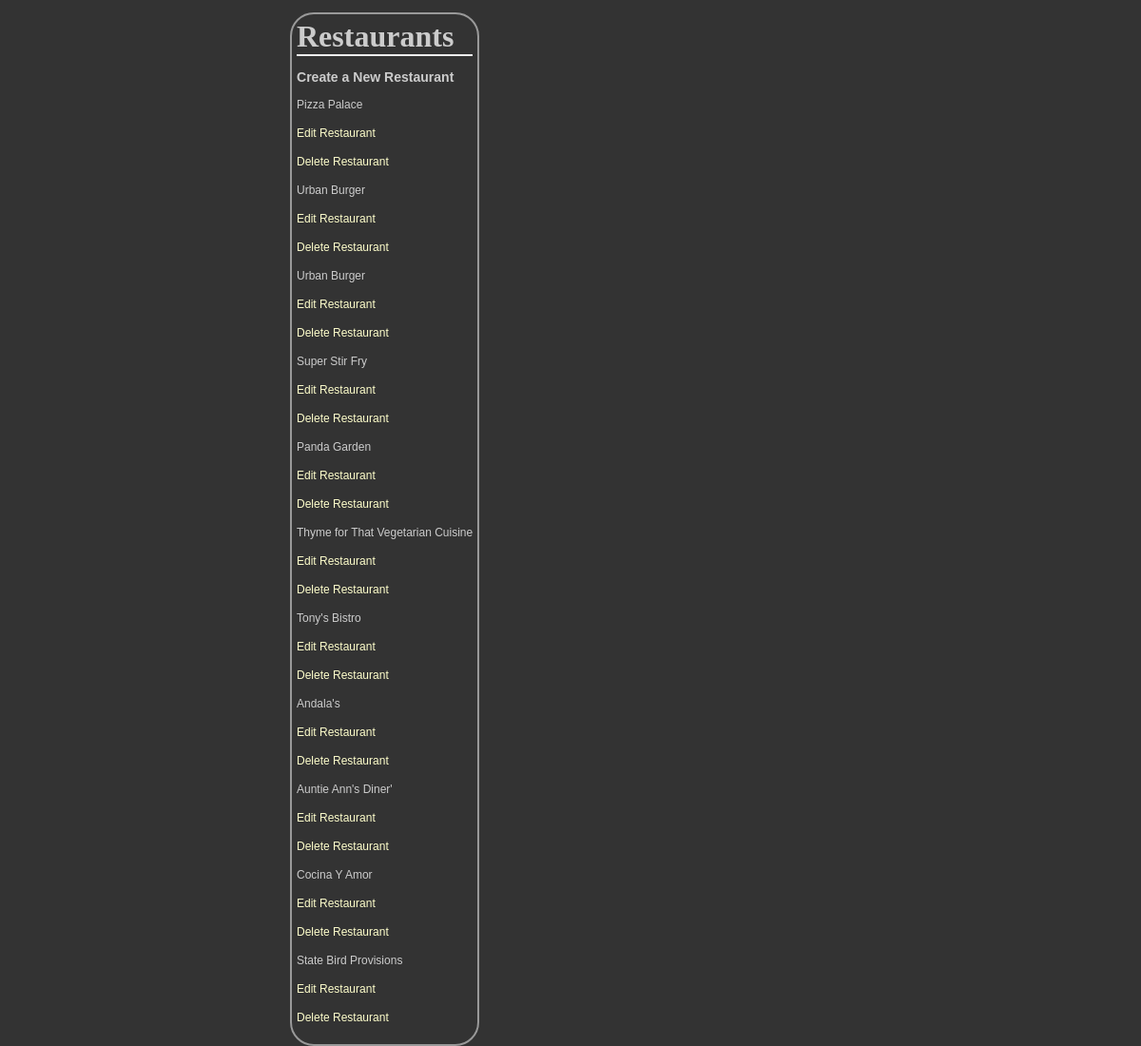
/restaurant/, run on the app's committed database.
### database_setup.py (models this page shows, shortened)
class Restaurant(Base):
    __tablename__ = 'restaurant'
    id = Column(Integer, primary_key=True)
    name = Column(String(250), nullable=False)

### application.py (the view)
@app.route('/')
@app.route('/restaurant/')
def showRestaurants():
    restaurants = session.query(Restaurant).all()
    return render_template('restaurants.html', restaurants=restaurants)

### templates/restaurants.html
<html>
<head>
<link rel=stylesheet type=text/css href="{{ url_for('static', filename='styles.css') }}">
	</head>
<body>
<div class = 'pane'>
<h1>Restaurants</h1>
<a href="{{url_for('newRestaurant')}}" > <h3> Create a New Restaurant </h3> </a>
{% for restaurant in restaurants %}
<a href = "{{url_for('showMenu', restaurant_id = restaurant.id)}}"> <p>{{restaurant.name}}</p></a>
<p><a href = "{{url_for('editRestaurant',restaurant_id = restaurant.id)}}">Edit Restaurant</a></p>
<p> <a href = "{{url_for('deleteRestaurant',restaurant_id = restaurant.id)}}">Delete Restaurant</a> </p>
{% endfor %}
</div>
</body>
</html>

### static/styles.css (style rules this page uses)
body { font-family: sans-serif; background-color: #333333; background-image: url('https://cloud.githubusercontent.com/assets/9041401/6119508/7cbced14-b07e-11e4-9dbd-f01488203879.jpg') }
h1, h2, h3, h4 { color: #CCCCCC; }
h1, h2 { font-family: 'Georgia', serif; margin: 0; }
h1 { border-bottom: 2px solid #eee; }
p { color: #CCCCCC; }
a { text-decoration: none; color:#FFFFCC; font-size: .75em; }
.pane { position:absolute; left: 25%; border: 2px solid; border-radius: 25px; padding: 5px; margin: 5px; border-color: #999999; background-color: #333333; }

### data on the page
Restaurant: name "Pizza Palace"
Restaurant: name "Urban Burger"
Restaurant: name "Urban Burger"
Restaurant: name "Super Stir Fry"
Restaurant: name "Panda Garden"
Restaurant: name "Thyme for That Vegetarian Cuisine"
Restaurant: name "Tony's Bistro"
Restaurant: name "Andala's"
Restaurant: name "Auntie Ann's Diner'"
Restaurant: name "Cocina Y Amor"
Restaurant: name "State Bird Provisions"
